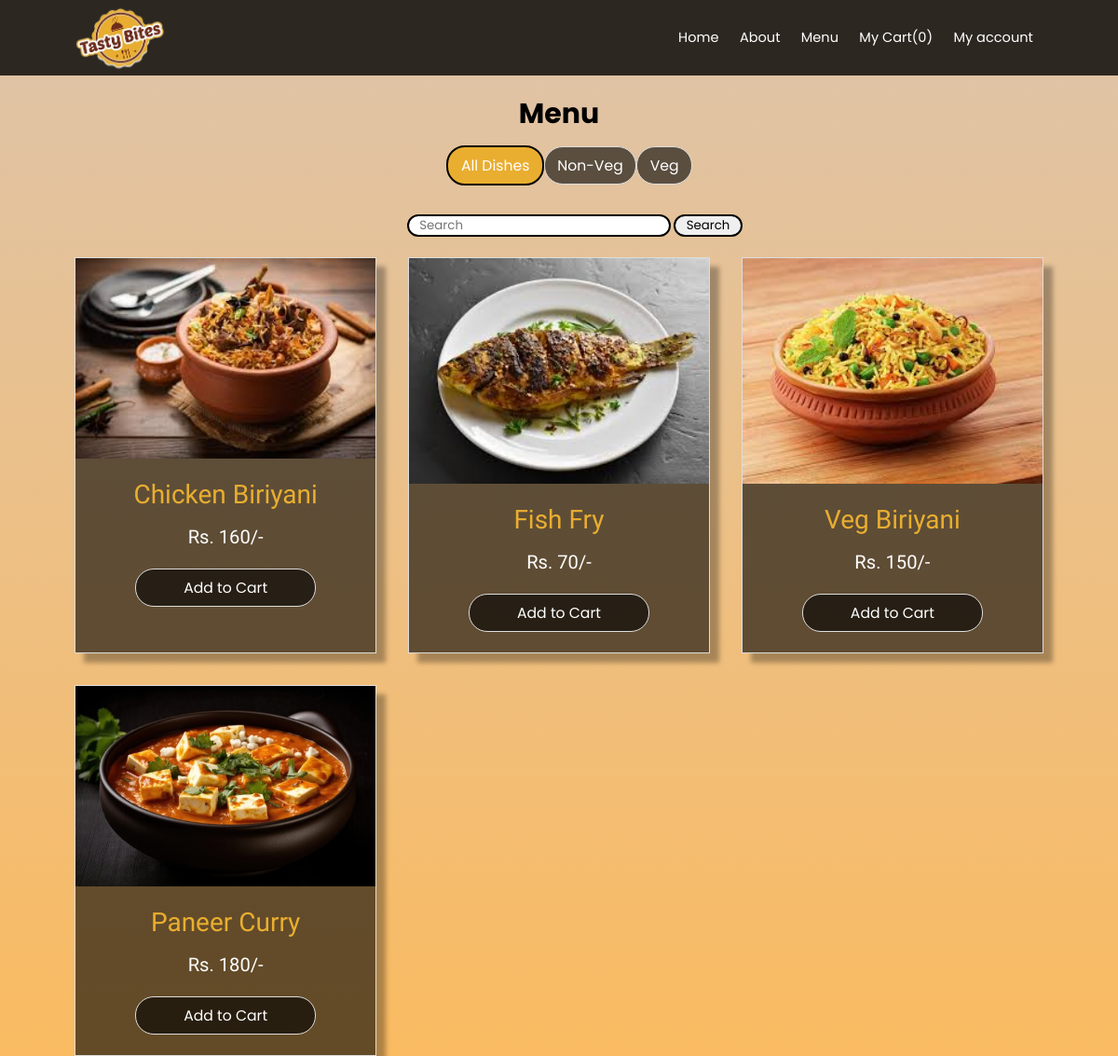
The page /menu/ (signed in) on the database its author committed.
### users/models.py (models this page shows, shortened)
class Category(models.Model):
    title = models.CharField(max_length=50)
    slug = models.SlugField(max_length=50)
    class Meta:
        verbose_name_plural = 'Categories'

class Item(models.Model):
    category = models.ManyToManyField(Category, related_name='Items')
    title = models.CharField(max_length=50)
    slug = models.SlugField(max_length=50)
    image = models.ImageField(upload_to='uploads/item images', blank=True, null=True)
    description = models.TextField(blank=True)
    price = models.IntegerField()
    status = models.CharField(max_length=50, choices=STATUS_CHOICES,default=ACTIVE)

### users/views.py (the view)
# urls.py: path('menu/',views.menu, name='menu'),
@login_required
def menu(request):
    items = Item.objects.filter(status='active')
    return render(request, 'menu.html', {
        'items': items,
    })

### users/cart.py (called while the page is built)
    def __len__(self):
        return sum(item['quantity'] for item in self.cart.values())

### users/context_processors.py (called while the page is built)
def cart(request):
    return {'cart':Cart(request)}

### users/templatetags/catg.py (called while the page is built)
@register.inclusion_tag('catg.html')
def catg():
    categories = Category.objects.all()
    return{'categories':categories}

### users/templates/menu.html (shortened to what this page needs)
{% extends 'base.html' %}
{% load catg %}
{% block content %}
<div class="menu-content">
<h1 class="menu-title">Menu</h1>
<div class="container">
    {% catg %}
    <div class="search">
        <form action="/search/" method="get">
            <input type="search" name="query" placeholder="Search">
            <button>Search</button>
        </form>
    </div>
    <div class="menu_items_container">
        {% for item in items %}
            <div class="img_cards">
                {% if item.image %}
                    <img src="{{ item.image.url }}" alt="Image">
                {% endif %}
                <p class="title">{{ item.title }}</p>
                <p class="price">Rs. {{ item.price }}/-</p>
                <a href="{% url 'add_to_cart' item.id %}">Add to Cart</a>
            </div>
        {% endfor %}
    </div>
</div>
</div>
{% endblock %}

### users/templates/catg.html
<div class="btn_container">
    <a href="{% url 'menu' %}" class="btn-cat active_btn" >All Dishes</a>
    {% for category in categories %}
    <a href="{% url 'category_detail' category.slug %}" class="btn-cat" >{{category.title}}</a>
    {% endfor %}
</div>

### users/static/styles.css (style rules this page uses)
:root { --primary_color:#e9ae30; --white_color: #fff; --ubuntu: "ubuntu"; --righteous:"Righteous"; --box-shadow: 10px 10px 5px rgba(0,0,0,0.3); }
html { font-size: 70%; }
* { box-sizing: border-box; margin: 0; padding: 0; font-family: "poppins"; }
body { background: linear-gradient(to bottom, rgba(222,196,170,255), #fabb61); background-size: cover; background-repeat: no-repeat; background-attachment: fixed; background-position: center; }
a { text-decoration: none; cursor: pointer; }
.container { max-width: 1440px; margin: 0 auto; padding: 0 80px; }
.menu_items_container { display: grid; grid-template-columns: repeat(3,1fr); grid-gap: 3rem; }
.menu_items_container .img_cards { border: 1px solid #ddd; box-shadow: var(--box-shadow); }
.img_cards { background-color: rgba(0,0,0,0.6); transition: all 0.5s ease-in-out; }
.img_cards img { display: block; width: 100%; object-fit: cover; margin-bottom: 2rem; cursor: pointer; transition: all 0.5s ease-in-out; }
.img_cards p { text-align: center; font-size: 1.5rem; margin-bottom: 1.5rem; font-family: var(--ubuntu); color: var(--primary_color); }
.img_cards p.title { font-size: 2.5rem; }
.img_cards .price { color: var(--white_color); font-size: 1.8rem; }
.menu-content { height: 100%; padding-top: 100px; }
.menu-content h1 { text-align: center; font-size: 30px; }
.search { display: flex; justify-content: center; align-items: center; padding: 0; padding-bottom: 1rem; padding-left: 3rem; margin-bottom: 1rem; }
.search form input { padding: 0 1rem ; border-radius: 20px; border: 2px solid black; }
.search form button { padding: 0 1rem ; border-radius: 20px; border: 2px solid black; }
.btn_container { margin: 1rem; width: 100%; display: flex; color: #000; text-align: center; justify-content: center; align-items: center; }
.btn-cat { padding: 0.7rem 1.2rem; background-color: rgba(0,0,0,0.6); color: #fff; cursor: pointer; border: 1px solid #ddd; font-size: 1.4rem; border-radius: 20px; transition: all 0.5s ease-in-out; }
.btn-cat:hover, .active_btn { background: var(--primary_color); color: var(--white_color); border: 2px solid black; }
.img_cards a { padding: 0.7rem 1.2rem; background-color: rgba(0,0,0,0.6); color: #fff; cursor: pointer; width: 60%; display: block; margin: 2rem auto; border: 1px solid #ddd; font-size: 1.4rem; border-radius: 20px; transition: all 0.5s ease-in-out; }
.center-container form p.text,a { text-align: center; color:var(--white_color); }
form { margin-top: 20px; }

### rows shown on the page
Category: title "Non-Veg"
Category: title "Veg"
Item: image (picture), title "Chicken Biriyani", price "160"
Item: image (picture), title "Fish Fry", price "70"
Item: image (picture), title "Veg Biriyani", price "150"
Item: image (picture), title "Paneer Curry", price "180"

### other values the page prints
{{ cart|length }} "0"
